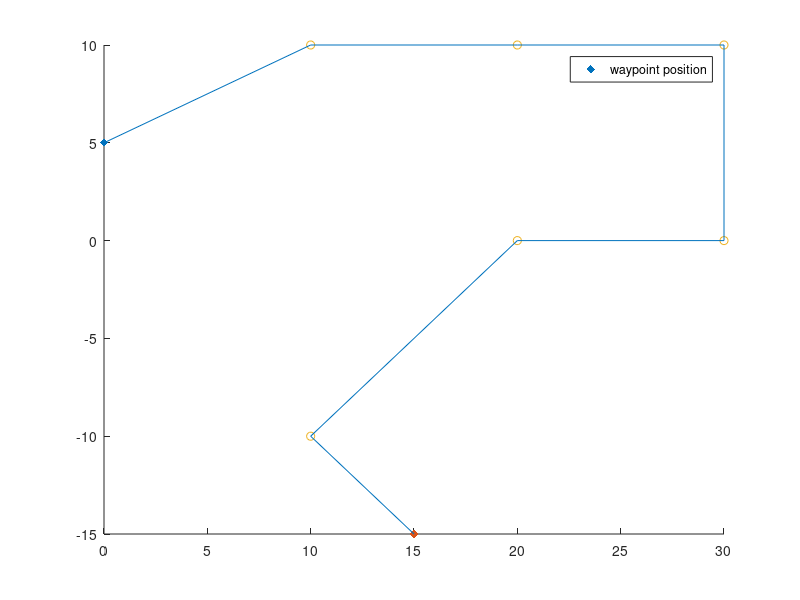

Source code (MATLAB): (Note: this script raises an error after producing the figure.)
% Number of discrete steps
t = 80;

% Maximum size of the force applied
umax=100;

% Waypoint positions
waypoints = [[10 10]; [20 10]; [30 10]; [30 0]; [20 0]; [10 -10]];
waypoint_times = [10 25 30 40 50 60];

% Initial and target location of the robot
pinitial = [0 5];
pfinal = [15 -15];

% Concat all of the points to plot them
all_points = [pinitial; waypoints; pfinal];

% Plot the graph
hold on
scatter(pinitial(1), pinitial(2), "filled", 'd')
scatter(pfinal(1), pfinal(2), "filled", 'd')
scatter(waypoints(:, 1), waypoints(:, 2))
plot(all_points(:, 1), all_points(:, 2))
legend("waypoint position")
hold off

A=[[1 0 0.1 0]; [0 1 0 0.1]; [0 0 0.9 0]; [0 0 0 0.9];];
B=[[0 0]; [0 0]; [0.1 0]; [0 0.1];];

% p(t) ... position at time t
% v(t) ... velocity at time t
% u(t) ... force applied at time t

% solve the optimization problem
cvx_begin quiet
    variable u(t, 2)
    % xi(t) ? R4 is state of robot i at discrete-time t = 0,1,2,...
    % Note that x(t) is a four-dimensional vector: x(t) ? R4, for 0 ? t ? T
    variable x(t, 4)
    
    minimize(loss_func(x, u, 10, waypoints, t));   % Optimize the position of the robot

    % Subject to:
    for ti = 1:(t-1)
        sx = x(ti, :);
        su = u(ti, :);
        sxt = x(ti+1, :);
        bt = B';
        sxt == A*sx + B*su';
    end
    
    % position of the robot matches the movement updates
    x(1) == pinitial;
    x(t) == pfinal;
    
    for i = 1:t
       norm(u(i)) <= umax;
    end   
cvx_end;


function loss = loss_func(x, u, l, w, t)
    E=[[1 0 0 0]; [0 1 0 0];];

    loss = 0;
    for k = 1:length(w)
        loss = loss + sum_square(E*x(k) - w(k));
    end
    
    for k = 1:t
       loss = loss + l*sum_square(u(t) - u(t-1)); 
    end
end